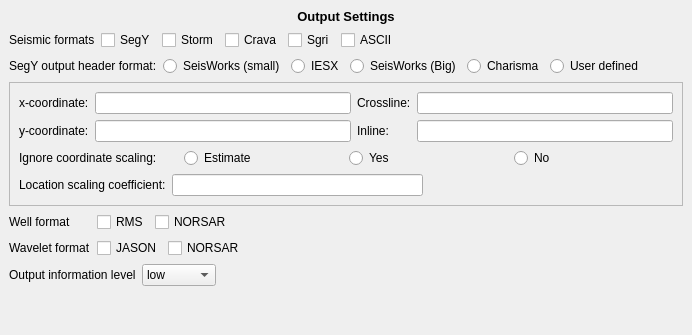
     <widget class="QWidget" name="inputOutputPage">
      <layout class="QGridLayout">
       <property name="margin">
        <number>9</number>
       </property>
       <property name="spacing">
        <number>6</number>
       </property>
       <item row="5" column="0">
        <layout class="QHBoxLayout">
         <property name="spacing">
          <number>6</number>
         </property>
         <property name="margin">
          <number>0</number>
         </property>
         <item>
          <widget class="QLabel" name="logLevelLabel">
           <property name="toolTip">
            <string>&lt;qt&gt;Control whether the output information level should be low, medium, high, error or warning.</string>
           </property>
           <property name="text">
            <string>Output information level</string>
           </property>
          </widget>
         </item>
         <item>
          <widget class="QComboBox" name="logComboBox">
           <property name="toolTip">
            <string>&lt;qt&gt;Control whether the output information level should be low, medium, high, error or warning.</string>
           </property>
           <item>
            <property name="text">
             <string>low</string>
            </property>
           </item>
           <item>
            <property name="text">
             <string>medium</string>
            </property>
           </item>
           <item>
            <property name="text">
             <string>high</string>
            </property>
           </item>
           <item>
            <property name="text">
             <string>error</string>
            </property>
           </item>
           <item>
            <property name="text">
             <string>warning</string>
            </property>
           </item>
          </widget>
         </item>
         <item>
          <spacer>
           <property name="orientation">
            <enum>Qt::Horizontal</enum>
           </property>
           <property name="sizeHint" stdset="0">
            <size>
             <width>40</width>
             <height>20</height>
            </size>
           </property>
          </spacer>
         </item>
        </layout>
       </item>
       <item row="6" column="0">
        <spacer>
         <property name="orientation">
          <enum>Qt::Vertical</enum>
         </property>
         <property name="sizeHint" stdset="0">
          <size>
           <width>20</width>
           <height>40</height>
          </size>
         </property>
        </spacer>
       </item>
       <item row="3" column="0">
        <widget class="QFrame" name="formatChangeFrame">
         <property name="toolTip">
          <string>&lt;qt&gt;Specify the header format for segy files.</string>
         </property>
         <property name="frameShape">
          <enum>QFrame::StyledPanel</enum>
         </property>
         <property name="frameShadow">
          <enum>QFrame::Raised</enum>
         </property>
         <layout class="QGridLayout">
          <property name="margin">
           <number>9</number>
          </property>
          <property name="spacing">
           <number>6</number>
          </property>
          <item row="1" column="0">
           <layout class="QHBoxLayout">
            <property name="spacing">
             <number>6</number>
            </property>
            <property name="margin">
             <number>0</number>
            </property>
            <item>
             <widget class="QLabel" name="bypassCoordinateLabel">
              <property name="toolTip">
               <string>&lt;qt&gt;Indicates whether coordinate scaling information should be used.</string>
              </property>
              <property name="text">
               <string>Ignore coordinate scaling:</string>
              </property>
             </widget>
            </item>
            <item>
             <widget class="QRadioButton" name="bypassCoordinateEstimateRadioButton">
              <property name="toolTip">
               <string>&lt;qt&gt;Estimate the coordinate scaling information.</string>
              </property>
              <property name="text">
               <string>Estimate</string>
              </property>
             </widget>
            </item>
            <item>
             <widget class="QRadioButton" name="bypassCoordinateYesRadioButton">
              <property name="toolTip">
               <string>&lt;qt&gt;Ignore the coordinate scaling.</string>
              </property>
              <property name="text">
               <string>Yes</string>
              </property>
             </widget>
            </item>
            <item>
             <widget class="QRadioButton" name="bypassCoordinateNoRadioButton">
              <property name="toolTip">
               <string>&lt;qt&gt;Coordinat scaling will be used and given by the user.</string>
              </property>
              <property name="text">
               <string>No</string>
              </property>
             </widget>
            </item>
           </layout>
          </item>
          <item row="0" column="0">
           <layout class="QGridLayout">
            <property name="margin">
             <number>0</number>
            </property>
            <property name="spacing">
             <number>6</number>
            </property>
            <item row="1" column="0">
             <widget class="QLabel" name="y_coord_label_2">
              <property name="toolTip">
               <string>&lt;qt&gt;The byte location for the y-coordinate in the trace header.</string>
              </property>
              <property name="text">
               <string>y-coordinate:</string>
              </property>
             </widget>
            </item>
            <item row="1" column="1">
             <widget class="QLineEdit" name="yCoordLineEdit">
              <property name="toolTip">
               <string>&lt;qt&gt;The byte location for the y-coordinate in the trace header.</string>
              </property>
             </widget>
            </item>
            <item row="0" column="0">
             <widget class="QLabel" name="x_coord_label_2">
              <property name="toolTip">
               <string>&lt;qt&gt;The byte location for the x-coordinate in the trace header.</string>
              </property>
              <property name="text">
               <string>x-coordinate:</string>
              </property>
             </widget>
            </item>
            <item row="0" column="3">
             <widget class="QLineEdit" name="crosslineLineEdit">
              <property name="toolTip">
               <string>&lt;qt&gt;The byte location for the crossline in the trace header.</string>
              </property>
             </widget>
            </item>
            <item row="1" column="3">
             <widget class="QLineEdit" name="inlineLineEdit">
              <property name="toolTip">
               <string>&lt;qt&gt;The byte location for the inline in the trace header.</string>
              </property>
             </widget>
            </item>
            <item row="1" column="2">
             <widget class="QLabel" name="inline_label_2">
              <property name="toolTip">
               <string>&lt;qt&gt;The byte location for the inline in the trace header.</string>
              </property>
              <property name="text">
               <string>Inline:</string>
              </property>
             </widget>
            </item>
            <item row="0" column="1">
             <widget class="QLineEdit" name="xCoordLineEdit">
              <property name="toolTip">
               <string>&lt;qt&gt;The byte location for the x-coordinate in the trace header.</string>
              </property>
             </widget>
            </item>
            <item row="0" column="2">
             <widget class="QLabel" name="crossline_label_2">
              <property name="toolTip">
               <string>&lt;qt&gt;The byte location for the crossline in the trace header.</string>
              </property>
              <property name="text">
               <string>Crossline:</string>
              </property>
             </widget>
            </item>
           </layout>
          </item>
          <item row="2" column="0">
           <layout class="QHBoxLayout">
            <property name="spacing">
             <number>6</number>
            </property>
            <property name="margin">
             <number>0</number>
            </property>
            <item>
             <widget class="QLabel" name="location_scaling_label_2">
              <property name="toolTip">
               <string>&lt;qt&gt;The coefficient used to scale the location.</string>
              </property>
              <property name="text">
               <string>Location scaling coefficient:</string>
              </property>
             </widget>
            </item>
            <item>
             <widget class="QLineEdit" name="locationScalingLineEdit">
              <property name="toolTip">
               <string>&lt;qt&gt;The coefficient used to scale the location.</string>
              </property>
             </widget>
            </item>
            <item>
             <spacer>
              <property name="orientation">
               <enum>Qt::Horizontal</enum>
              </property>
              <property name="sizeHint" stdset="0">
               <size>
                <width>40</width>
                <height>20</height>
               </size>
              </property>
             </spacer>
            </item>
           </layout>
          </item>
         </layout>
        </widget>
       </item>
       <item row="2" column="0">
        <layout class="QHBoxLayout">
         <property name="spacing">
          <number>6</number>
         </property>
         <property name="margin">
          <number>0</number>
         </property>
         <item>
          <widget class="QLabel" name="headerFormatLabel">
           <property name="toolTip">
            <string>&lt;qt&gt;Specify the header format for segy files.</string>
           </property>
           <property name="text">
            <string>&lt;qt&gt;SegY output header format:</string>
           </property>
          </widget>
         </item>
         <item>
          <widget class="QRadioButton" name="headerSeisWorksRadioButton">
           <property name="toolTip">
            <string>&lt;qt&gt;The SegY output header format will be SeisWorks (small).</string>
           </property>
           <property name="text">
            <string>SeisWorks (small)</string>
           </property>
          </widget>
         </item>
         <item>
          <widget class="QRadioButton" name="headerIesxRadioButton">
           <property name="toolTip">
            <string>&lt;qt&gt;The SegY output header format will be IESX.</string>
           </property>
           <property name="text">
            <string>IESX</string>
           </property>
          </widget>
         </item>
         <item>
          <widget class="QRadioButton" name="headerSipRadioButton">
           <property name="toolTip">
            <string>&lt;qt&gt;The SegY output header format will be SeisWorks (big).</string>
           </property>
           <property name="text">
            <string>SeisWorks (Big)</string>
           </property>
          </widget>
         </item>
         <item>
          <widget class="QRadioButton" name="headerCharismaRadioButton">
           <property name="toolTip">
            <string>&lt;qt&gt;The SegY output header format will be Charisma.</string>
           </property>
           <property name="text">
            <string>Charisma</string>
           </property>
          </widget>
         </item>
         <item>
          <widget class="QRadioButton" name="headerUserDefinedRadioButton">
           <property name="toolTip">
            <string>&lt;qt&gt;The SegY output header format will be user defined.</string>
           </property>
           <property name="text">
            <string>User defined</string>
           </property>
          </widget>
         </item>
         <item>
          <spacer>
           <property name="orientation">
            <enum>Qt::Horizontal</enum>
           </property>
           <property name="sizeHint" stdset="0">
            <size>
             <width>40</width>
             <height>20</height>
            </size>
           </property>
          </spacer>
         </item>
        </layout>
       </item>
       <item row="0" column="0">
        <widget class="QLabel" name="inputOutputLabel">
         <property name="font">
          <font>
           <weight>75</weight>
           <italic>false</italic>
           <bold>true</bold>
          </font>
         </property>
         <property name="text">
          <string>&lt;!DOCTYPE HTML PUBLIC &quot;-//W3C//DTD HTML 4.0//EN&quot; &quot;http://www.w3.org/TR/REC-html40/strict.dtd&quot;&gt;
&lt;html&gt;&lt;head&gt;&lt;meta name=&quot;qrichtext&quot; content=&quot;1&quot; /&gt;&lt;style type=&quot;text/css&quot;&gt;
p, li { white-space: pre-wrap; }
&lt;/style&gt;&lt;/head&gt;&lt;body style=&quot; font-family:'Sans Serif'; font-size:10pt; font-weight:600; font-style:normal;&quot;&gt;
&lt;p style=&quot; margin-top:0px; margin-bottom:0px; margin-left:0px; margin-right:0px; -qt-block-indent:0; text-indent:0px;&quot;&gt;Output Settings&lt;/p&gt;&lt;/body&gt;&lt;/html&gt;</string>
         </property>
         <property name="alignment">
          <set>Qt::AlignCenter</set>
         </property>
        </widget>
       </item>
       <item row="1" column="0">
        <layout class="QHBoxLayout">
         <property name="spacing">
          <number>6</number>
         </property>
         <property name="margin">
          <number>0</number>
         </property>
         <item>
          <widget class="QLabel" name="seismicLabel">
           <property name="toolTip">
            <string>&lt;qt&gt;Specifies which formats to output seismic cubes in.</string>
           </property>
           <property name="text">
            <string>&lt;qt&gt;Seismic formats</string>
           </property>
          </widget>
         </item>
         <item>
          <widget class="QCheckBox" name="segyCheckBox">
           <property name="toolTip">
            <string>&lt;qt&gt;Control whether the output should be in SegY format.</string>
           </property>
           <property name="text">
            <string>SegY</string>
           </property>
          </widget>
         </item>
         <item>
          <widget class="QCheckBox" name="stormCheckBox">
           <property name="toolTip">
            <string>&lt;qt&gt;Control whether the output should be in Storm format.</string>
           </property>
           <property name="text">
            <string>Storm</string>
           </property>
          </widget>
         </item>
         <item>
          <widget class="QCheckBox" name="cravaCheckBox">
           <property name="toolTip">
            <string>&lt;qt&gt;Control whether the output should be in Crava format.</string>
           </property>
           <property name="text">
            <string>Crava</string>
           </property>
          </widget>
         </item>
         <item>
          <widget class="QCheckBox" name="sgriCheckBox">
           <property name="toolTip">
            <string>&lt;qt&gt;Control whether the output should be in Sgri format.</string>
           </property>
           <property name="text">
            <string>Sgri</string>
           </property>
          </widget>
         </item>
         <item>
          <widget class="QCheckBox" name="asciiCheckBox">
           <property name="toolTip">
            <string>&lt;qt&gt;Control whether the output should be in ASCII format.</string>
           </property>
           <property name="text">
            <string>ASCII</string>
           </property>
          </widget>
         </item>
         <item>
          <spacer>
           <property name="orientation">
            <enum>Qt::Horizontal</enum>
           </property>
           <property name="sizeHint" stdset="0">
            <size>
             <width>40</width>
             <height>20</height>
            </size>
           </property>
          </spacer>
         </item>
        </layout>
       </item>
       <item row="4" column="0">
        <layout class="QHBoxLayout">
         <property name="spacing">
          <number>6</number>
         </property>
         <property name="margin">
          <number>0</number>
         </property>
         <item>
          <layout class="QVBoxLayout">
           <property name="spacing">
            <number>6</number>
           </property>
           <property name="margin">
            <number>0</number>
           </property>
           <item>
            <widget class="QLabel" name="wellFormatLabel">
             <property name="toolTip">
              <string>&lt;qt&gt;Specifies which formats to output well logs in.</string>
             </property>
             <property name="text">
              <string>&lt;qt&gt;Well format</string>
             </property>
            </widget>
           </item>
           <item>
            <widget class="QLabel" name="waveletFormatLabel">
             <property name="toolTip">
              <string>&lt;qt&gt;Specifies which formats to output wavelets in.</string>
             </property>
             <property name="text">
              <string>&lt;qt&gt;Wavelet format</string>
             </property>
            </widget>
           </item>
          </layout>
         </item>
         <item>
          <layout class="QVBoxLayout">
           <property name="spacing">
            <number>6</number>
           </property>
           <property name="margin">
            <number>0</number>
           </property>
           <item>
            <layout class="QHBoxLayout">
             <property name="spacing">
              <number>6</number>
             </property>
             <property name="margin">
              <number>0</number>
             </property>
             <item>
              <widget class="QCheckBox" name="rmsCheckBox">
               <property name="toolTip">
                <string>&lt;qt&gt;Control whether the well output should be in RMS format.</string>
               </property>
               <property name="text">
                <string>RMS</string>
               </property>
              </widget>
             </item>
             <item>
              <widget class="QCheckBox" name="norsarWellCheckBox">
               <property name="toolTip">
                <string>&lt;qt&gt;Control whether the well output should be in NORSAR format.</string>
               </property>
               <property name="text">
                <string>NORSAR</string>
               </property>
              </widget>
             </item>
             <item>
              <spacer>
               <property name="orientation">
                <enum>Qt::Horizontal</enum>
               </property>
               <property name="sizeHint" stdset="0">
                <size>
                 <width>40</width>
                 <height>20</height>
                </size>
               </property>
              </spacer>
             </item>
            </layout>
           </item>
           <item>
            <layout class="QHBoxLayout">
             <property name="spacing">
              <number>6</number>
             </property>
             <property name="margin">
              <number>0</number>
             </property>
             <item>
              <widget class="QCheckBox" name="jasonCheckBox">
               <property name="toolTip">
                <string>&lt;qt&gt;Control whether the wavelet output should be in JASON format.</string>
               </property>
               <property name="text">
                <string>JASON</string>
               </property>
              </widget>
             </item>
             <item>
              <widget class="QCheckBox" name="norsarWaveletCheckBox">
               <property name="toolTip">
                <string>&lt;qt&gt;Control whether the wavelet output should be in NORSAR format.</string>
               </property>
               <property name="text">
                <string>NORSAR</string>
               </property>
              </widget>
             </item>
             <item>
              <spacer>
               <property name="orientation">
                <enum>Qt::Horizontal</enum>
               </property>
               <property name="sizeHint" stdset="0">
                <size>
                 <width>40</width>
                 <height>20</height>
                </size>
               </property>
              </spacer>
             </item>
            </layout>
           </item>
          </layout>
         </item>
        </layout>
       </item>
      </layout>
     </widget>
